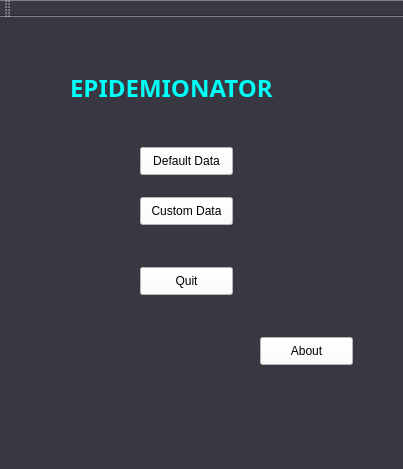
<?xml version="1.0" encoding="UTF-8"?>
<ui version="4.0">
 <class>MainWindow</class>
 <widget class="QMainWindow" name="MainWindow">
  <property name="geometry">
   <rect>
    <x>0</x>
    <y>0</y>
    <width>403</width>
    <height>469</height>
   </rect>
  </property>
  <property name="windowTitle">
   <string>MainWindow</string>
  </property>
  <property name="styleSheet">
   <string notr="true">background-color: rgb(56, 55, 66);</string>
  </property>
  <widget class="QWidget" name="centralWidget">
   <widget class="QStackedWidget" name="stackedWidget">
    <property name="geometry">
     <rect>
      <x>-20</x>
      <y>0</y>
      <width>421</width>
      <height>401</height>
     </rect>
    </property>
    <property name="styleSheet">
     <string notr="true">color: rgb(255, 255, 255);</string>
    </property>
    <widget class="QWidget" name="start_Page">
     <widget class="QLabel" name="title">
      <property name="geometry">
       <rect>
        <x>90</x>
        <y>30</y>
        <width>251</width>
        <height>81</height>
       </rect>
      </property>
      <property name="font">
       <font>
        <family>OCR A Extended</family>
        <pointsize>18</pointsize>
        <weight>75</weight>
        <bold>true</bold>
       </font>
      </property>
      <property name="styleSheet">
       <string notr="true">color: rgb(0, 255, 247);</string>
      </property>
      <property name="text">
       <string>EPIDEMIONATOR</string>
      </property>
     </widget>
     <widget class="QPushButton" name="pushButton_default">
      <property name="geometry">
       <rect>
        <x>160</x>
        <y>130</y>
        <width>93</width>
        <height>28</height>
       </rect>
      </property>
      <property name="styleSheet">
       <string notr="true">color: rgb(0, 0, 0);
background-color: rgb(255, 255, 255);</string>
      </property>
      <property name="text">
       <string>Default Data</string>
      </property>
      <attribute name="buttonGroup">
       <string notr="true">buttonGroup</string>
      </attribute>
     </widget>
     <widget class="QPushButton" name="pushButton_custom">
      <property name="geometry">
       <rect>
        <x>160</x>
        <y>180</y>
        <width>93</width>
        <height>28</height>
       </rect>
      </property>
      <property name="styleSheet">
       <string notr="true">color: rgb(0, 0, 0);
background-color: rgb(255, 255, 255);</string>
      </property>
      <property name="text">
       <string>Custom Data</string>
      </property>
      <attribute name="buttonGroup">
       <string notr="true">buttonGroup</string>
      </attribute>
     </widget>
     <widget class="QPushButton" name="pushButton_quit">
      <property name="geometry">
       <rect>
        <x>160</x>
        <y>250</y>
        <width>93</width>
        <height>28</height>
       </rect>
      </property>
      <property name="styleSheet">
       <string notr="true">color: rgb(0, 0, 0);
background-color: rgb(255, 255, 255);</string>
      </property>
      <property name="text">
       <string>Quit</string>
      </property>
      <attribute name="buttonGroup">
       <string notr="true">buttonGroup</string>
      </attribute>
     </widget>
     <widget class="QPushButton" name="pushButton_about">
      <property name="geometry">
       <rect>
        <x>280</x>
        <y>320</y>
        <width>93</width>
        <height>28</height>
       </rect>
      </property>
      <property name="styleSheet">
       <string notr="true">color: rgb(0, 0, 0);
background-color: rgb(255, 255, 255);</string>
      </property>
      <property name="text">
       <string>About</string>
      </property>
     </widget>
    </widget>
    <widget class="QWidget" name="default_Page_01">
     <widget class="QPushButton" name="pushButton_back_01">
      <property name="geometry">
       <rect>
        <x>40</x>
        <y>30</y>
        <width>93</width>
        <height>28</height>
       </rect>
      </property>
      <property name="styleSheet">
       <string notr="true">color: rgb(0, 0, 0);
background-color: rgb(255, 255, 255);</string>
      </property>
      <property name="text">
       <string>Back</string>
      </property>
     </widget>
     <widget class="QLabel" name="label_17">
      <property name="geometry">
       <rect>
        <x>60</x>
        <y>80</y>
        <width>321</width>
        <height>111</height>
       </rect>
      </property>
      <property name="font">
       <font>
        <pointsize>8</pointsize>
       </font>
      </property>
      <property name="styleSheet">
       <string notr="true">color: rgb(255, 255, 255);</string>
      </property>
      <property name="text">
       <string>Geben Sie den Pfad der Textdatei an:</string>
      </property>
     </widget>
     <widget class="QPushButton" name="pushButton_selectDir02">
      <property name="geometry">
       <rect>
        <x>130</x>
        <y>250</y>
        <width>131</width>
        <height>28</height>
       </rect>
      </property>
      <property name="styleSheet">
       <string notr="true">color: rgb(0, 0, 0);
background-color: rgb(255, 255, 255);</string>
      </property>
      <property name="text">
       <string>Select Directory</string>
      </property>
     </widget>
    </widget>
    <widget class="QWidget" name="custom_Page_01">
     <widget class="QPushButton" name="pushButton_back_02">
      <property name="geometry">
       <rect>
        <x>40</x>
        <y>30</y>
        <width>93</width>
        <height>28</height>
       </rect>
      </property>
      <property name="styleSheet">
       <string notr="true">color: rgb(0, 0, 0);
background-color: rgb(255, 255, 255);</string>
      </property>
      <property name="text">
       <string>Back</string>
      </property>
     </widget>
     <widget class="QPushButton" name="pushButton_selectDir01">
      <property name="geometry">
       <rect>
        <x>150</x>
        <y>210</y>
        <width>131</width>
        <height>28</height>
       </rect>
      </property>
      <property name="styleSheet">
       <string notr="true">color: rgb(0, 0, 0);
background-color: rgb(255, 255, 255);</string>
      </property>
      <property name="text">
       <string>Select Directory</string>
      </property>
     </widget>
     <widget class="QLabel" name="label_10">
      <property name="geometry">
       <rect>
        <x>60</x>
        <y>80</y>
        <width>321</width>
        <height>111</height>
       </rect>
      </property>
      <property name="font">
       <font>
        <pointsize>8</pointsize>
       </font>
      </property>
      <property name="styleSheet">
       <string notr="true">color: rgb(255, 255, 255);</string>
      </property>
      <property name="text">
       <string>Hier wird das jeweilige Projekt angelegt und benannt</string>
      </property>
     </widget>
    </widget>
    <widget class="QWidget" name="custom_Page_02">
     <widget class="QPushButton" name="pushButton_back_03">
      <property name="geometry">
       <rect>
        <x>40</x>
        <y>30</y>
        <width>93</width>
        <height>28</height>
       </rect>
      </property>
      <property name="styleSheet">
       <string notr="true">color: rgb(0, 0, 0);
background-color: rgb(255, 255, 255);</string>
      </property>
      <property name="text">
       <string>Back</string>
      </property>
     </widget>
     <widget class="QLabel" name="label_11">
      <property name="geometry">
       <rect>
        <x>40</x>
        <y>70</y>
        <width>251</width>
        <height>16</height>
       </rect>
      </property>
      <property name="text">
       <string>Bitte geben Sie Ihre Daten ein:</string>
      </property>
     </widget>
     <widget class="QTableWidget" name="tableWidget_Overview">
      <property name="geometry">
       <rect>
        <x>40</x>
        <y>190</y>
        <width>261</width>
        <height>211</height>
       </rect>
      </property>
      <property name="styleSheet">
       <string notr="true">color: rgb(0, 0, 0);
background-color: rgb(255, 255, 255);</string>
      </property>
     </widget>
     <widget class="QPushButton" name="pushButton_continue_02">
      <property name="geometry">
       <rect>
        <x>310</x>
        <y>370</y>
        <width>91</width>
        <height>28</height>
       </rect>
      </property>
      <property name="styleSheet">
       <string notr="true">color: rgb(0, 0, 0);
background-color: rgb(255, 255, 255);</string>
      </property>
      <property name="text">
       <string>Continue</string>
      </property>
     </widget>
     <widget class="QWidget" name="horizontalLayoutWidget_2">
      <property name="geometry">
       <rect>
        <x>40</x>
        <y>100</y>
        <width>361</width>
        <height>86</height>
       </rect>
      </property>
      <layout class="QHBoxLayout" name="horizontalLayout_2">
       <item>
        <layout class="QHBoxLayout" name="horizontalLayout">
         <item>
          <layout class="QVBoxLayout" name="verticalLayout_4">
           <item>
            <widget class="QLineEdit" name="lineEdit_Cityname">
             <property name="styleSheet">
              <string notr="true">color: rgb(0, 0, 0);
background-color: rgb(255, 255, 255);</string>
             </property>
            </widget>
           </item>
           <item>
            <widget class="QLabel" name="label_12">
             <property name="text">
              <string>Stadtname</string>
             </property>
             <property name="alignment">
              <set>Qt::AlignRight|Qt::AlignTrailing|Qt::AlignVCenter</set>
             </property>
            </widget>
           </item>
          </layout>
         </item>
         <item>
          <layout class="QVBoxLayout" name="verticalLayout_5">
           <item>
            <widget class="QLineEdit" name="lineEdit_Population">
             <property name="styleSheet">
              <string notr="true">color: rgb(0, 0, 0);
background-color: rgb(255, 255, 255);

</string>
             </property>
            </widget>
           </item>
           <item>
            <widget class="QLabel" name="label_13">
             <property name="text">
              <string>Einwohnerzahl</string>
             </property>
             <property name="alignment">
              <set>Qt::AlignRight|Qt::AlignTrailing|Qt::AlignVCenter</set>
             </property>
            </widget>
           </item>
          </layout>
         </item>
        </layout>
       </item>
       <item>
        <widget class="QPushButton" name="pushButton_addCity">
         <property name="styleSheet">
          <string notr="true">color: rgb(0, 0, 0);
background-color: rgb(255, 255, 255);</string>
         </property>
         <property name="text">
          <string>add City</string>
         </property>
         <property name="autoDefault">
          <bool>true</bool>
         </property>
         <property name="default">
          <bool>true</bool>
         </property>
        </widget>
       </item>
      </layout>
     </widget>
    </widget>
    <widget class="QWidget" name="custom_Page_03">
     <widget class="QPushButton" name="pushButton_back_04">
      <property name="geometry">
       <rect>
        <x>40</x>
        <y>30</y>
        <width>93</width>
        <height>28</height>
       </rect>
      </property>
      <property name="styleSheet">
       <string notr="true">color: rgb(0, 0, 0);
background-color: rgb(255, 255, 255);</string>
      </property>
      <property name="text">
       <string>Back</string>
      </property>
     </widget>
     <widget class="QLabel" name="label_14">
      <property name="geometry">
       <rect>
        <x>40</x>
        <y>80</y>
        <width>151</width>
        <height>16</height>
       </rect>
      </property>
      <property name="text">
       <string>Insert Connections!</string>
      </property>
     </widget>
     <widget class="QLabel" name="label_cityToConnect">
      <property name="geometry">
       <rect>
        <x>260</x>
        <y>120</y>
        <width>141</width>
        <height>81</height>
       </rect>
      </property>
      <property name="styleSheet">
       <string notr="true">background-color: rgb(255, 255, 255);
color: rgb(0, 0, 0);</string>
      </property>
      <property name="text">
       <string/>
      </property>
     </widget>
     <widget class="QPushButton" name="pushButton_addCon">
      <property name="geometry">
       <rect>
        <x>140</x>
        <y>220</y>
        <width>101</width>
        <height>28</height>
       </rect>
      </property>
      <property name="styleSheet">
       <string notr="true">color: rgb(0, 0, 0);
background-color: rgb(255, 255, 255);</string>
      </property>
      <property name="text">
       <string>add Connection</string>
      </property>
      <property name="autoDefault">
       <bool>true</bool>
      </property>
      <property name="default">
       <bool>true</bool>
      </property>
     </widget>
     <widget class="QPushButton" name="pushButton_nextC">
      <property name="geometry">
       <rect>
        <x>300</x>
        <y>220</y>
        <width>101</width>
        <height>28</height>
       </rect>
      </property>
      <property name="styleSheet">
       <string notr="true">color: rgb(0, 0, 0);
background-color: rgb(255, 255, 255);</string>
      </property>
      <property name="text">
       <string>next City</string>
      </property>
     </widget>
     <widget class="QPushButton" name="pushButton_continue_03">
      <property name="geometry">
       <rect>
        <x>300</x>
        <y>360</y>
        <width>101</width>
        <height>28</height>
       </rect>
      </property>
      <property name="styleSheet">
       <string notr="true">color: rgb(0, 0, 0);
background-color: rgb(255, 255, 255);</string>
      </property>
      <property name="text">
       <string>Continue</string>
      </property>
     </widget>
     <widget class="QWidget" name="verticalLayoutWidget_3">
      <property name="geometry">
       <rect>
        <x>40</x>
        <y>110</y>
        <width>201</width>
        <height>101</height>
       </rect>
      </property>
      <layout class="QVBoxLayout" name="verticalLayout_7">
       <item>
        <layout class="QHBoxLayout" name="horizontalLayout_4">
         <item>
          <widget class="QLabel" name="label_15">
           <property name="text">
            <string>City:</string>
           </property>
          </widget>
         </item>
         <item>
          <widget class="QLineEdit" name="lineEdit_city">
           <property name="styleSheet">
            <string notr="true">background-color: rgb(255, 255, 255);
color: rgb(0, 0, 0);</string>
           </property>
          </widget>
         </item>
        </layout>
       </item>
       <item>
        <layout class="QHBoxLayout" name="horizontalLayout_3">
         <item>
          <widget class="QLabel" name="label_16">
           <property name="text">
            <string>Distance: </string>
           </property>
          </widget>
         </item>
         <item>
          <widget class="QLineEdit" name="lineEdit_distance">
           <property name="styleSheet">
            <string notr="true">background-color: rgb(255, 255, 255);
color: rgb(0, 0, 0);</string>
           </property>
          </widget>
         </item>
        </layout>
       </item>
      </layout>
     </widget>
    </widget>
   </widget>
  </widget>
  <widget class="QMenuBar" name="menuBar">
   <property name="geometry">
    <rect>
     <x>0</x>
     <y>0</y>
     <width>403</width>
     <height>26</height>
    </rect>
   </property>
  </widget>
  <widget class="QToolBar" name="mainToolBar">
   <attribute name="toolBarArea">
    <enum>TopToolBarArea</enum>
   </attribute>
   <attribute name="toolBarBreak">
    <bool>false</bool>
   </attribute>
  </widget>
  <widget class="QStatusBar" name="statusBar"/>
 </widget>
 <layoutdefault spacing="6" margin="11"/>
 <resources/>
 <connections/>
 <buttongroups>
  <buttongroup name="buttonGroup"/>
 </buttongroups>
</ui>
